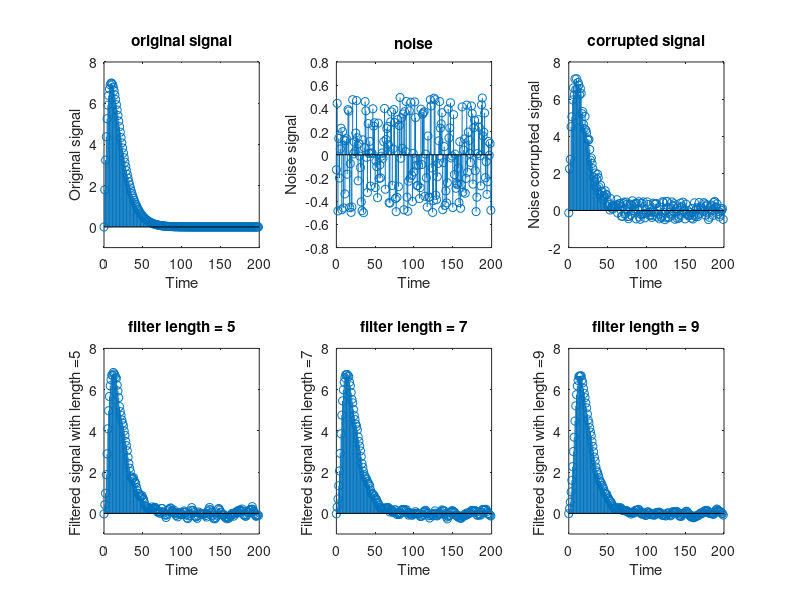

Write MATLAB code to recreate this figure.
clear;

l=200;
n=0:l-1;

s=2*(n.*(0.9).^n);
subplot(2,3,1);
stem(n,s);
title('original signal');
xlabel('Time');
ylabel("Original signal");
ylim([-1 8]);

d=rand(1,l) - 0.5;
subplot(2,3,2);
stem(n,d);
title('noise');
xlabel('Time');
ylabel("Noise signal");

x=s+d;
subplot(2,3,3);
stem(n,x);
title('corrupted signal');
xlabel('Time');
ylabel("Noise corrupted signal");

M1 = 5;
b1 = ones(1,M1)/M1;
y1 = filter(b1,1,x);
subplot(2,3,4);
stem(n,y1);
title('filter length = 5');
xlabel('Time');
ylabel("Filtered signal with length =5 ");
ylim([-1 8]);

M2 = 7;
b2 = ones(1,M2)/M2;
y2 = filter(b2,1,x);
subplot(2,3,5);
stem(n,y2);
title('filter length = 7');
xlabel('Time');
ylabel("Filtered signal with length =7 ");
ylim([-1 8]);

M3 = 9;
b3 = ones(1,M3)/M3;
y3 = filter(b3,1,x);
subplot(2,3,6);
stem(n,y3);
title('filter length = 9');
xlabel('Time');
ylabel("Filtered signal with length =9 ");
ylim([-1 8]);